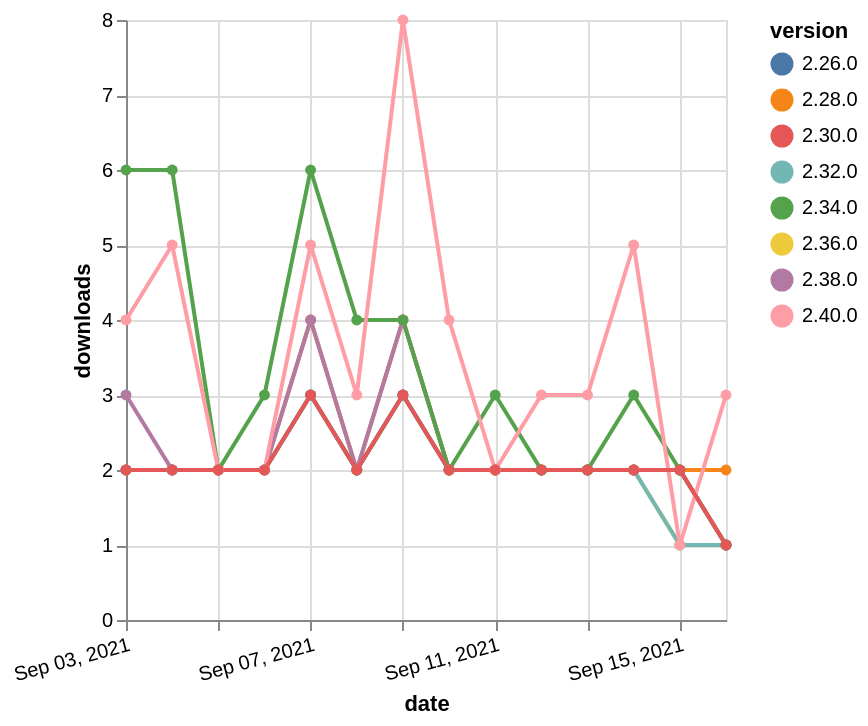

Describe this chart as a Vega-Lite specification.
### Vega-Lite specification from a JSON file in a GitHub repository (floating-point values rounded to 4 significant figures)
{"$schema": "https://vega.github.io/schema/vega-lite/v5.json", "description": "A simple bar chart with embedded data.", "data": {"values": [{"date": "2021-09-03", "total": 1058, "delta": 2, "version": "2.36.0"}, {"date": "2021-09-04", "total": 1060, "delta": 2, "version": "2.36.0"}, {"date": "2021-09-05", "total": 1062, "delta": 2, "version": "2.36.0"}, {"date": "2021-09-06", "total": 1064, "delta": 2, "version": "2.36.0"}, {"date": "2021-09-07", "total": 1067, "delta": 3, "version": "2.36.0"}, {"date": "2021-09-08", "total": 1069, "delta": 2, "version": "2.36.0"}, {"date": "2021-09-09", "total": 1072, "delta": 3, "version": "2.36.0"}, {"date": "2021-09-10", "total": 1074, "delta": 2, "version": "2.36.0"}, {"date": "2021-09-11", "total": 1076, "delta": 2, "version": "2.36.0"}, {"date": "2021-09-12", "total": 1078, "delta": 2, "version": "2.36.0"}, {"date": "2021-09-13", "total": 1080, "delta": 2, "version": "2.36.0"}, {"date": "2021-09-14", "total": 1082, "delta": 2, "version": "2.36.0"}, {"date": "2021-09-15", "total": 1083, "delta": 1, "version": "2.36.0"}, {"date": "2021-09-16", "total": 1084, "delta": 1, "version": "2.36.0"}, {"date": "2021-09-03", "total": 1699, "delta": 2, "version": "2.32.0"}, {"date": "2021-09-04", "total": 1701, "delta": 2, "version": "2.32.0"}, {"date": "2021-09-05", "total": 1703, "delta": 2, "version": "2.32.0"}, {"date": "2021-09-06", "total": 1705, "delta": 2, "version": "2.32.0"}, {"date": "2021-09-07", "total": 1708, "delta": 3, "version": "2.32.0"}, {"date": "2021-09-08", "total": 1710, "delta": 2, "version": "2.32.0"}, {"date": "2021-09-09", "total": 1713, "delta": 3, "version": "2.32.0"}, {"date": "2021-09-10", "total": 1715, "delta": 2, "version": "2.32.0"}, {"date": "2021-09-11", "total": 1717, "delta": 2, "version": "2.32.0"}, {"date": "2021-09-12", "total": 1719, "delta": 2, "version": "2.32.0"}, {"date": "2021-09-13", "total": 1721, "delta": 2, "version": "2.32.0"}, {"date": "2021-09-14", "total": 1723, "delta": 2, "version": "2.32.0"}, {"date": "2021-09-15", "total": 1724, "delta": 1, "version": "2.32.0"}, {"date": "2021-09-16", "total": 1725, "delta": 1, "version": "2.32.0"}, {"date": "2021-09-03", "total": 2603, "delta": 2, "version": "2.28.0"}, {"date": "2021-09-04", "total": 2605, "delta": 2, "version": "2.28.0"}, {"date": "2021-09-05", "total": 2607, "delta": 2, "version": "2.28.0"}, {"date": "2021-09-06", "total": 2609, "delta": 2, "version": "2.28.0"}, {"date": "2021-09-07", "total": 2613, "delta": 4, "version": "2.28.0"}, {"date": "2021-09-08", "total": 2615, "delta": 2, "version": "2.28.0"}, {"date": "2021-09-09", "total": 2619, "delta": 4, "version": "2.28.0"}, {"date": "2021-09-10", "total": 2621, "delta": 2, "version": "2.28.0"}, {"date": "2021-09-11", "total": 2623, "delta": 2, "version": "2.28.0"}, {"date": "2021-09-12", "total": 2625, "delta": 2, "version": "2.28.0"}, {"date": "2021-09-13", "total": 2627, "delta": 2, "version": "2.28.0"}, {"date": "2021-09-14", "total": 2629, "delta": 2, "version": "2.28.0"}, {"date": "2021-09-15", "total": 2631, "delta": 2, "version": "2.28.0"}, {"date": "2021-09-16", "total": 2633, "delta": 2, "version": "2.28.0"}, {"date": "2021-09-03", "total": 2417, "delta": 2, "version": "2.26.0"}, {"date": "2021-09-04", "total": 2419, "delta": 2, "version": "2.26.0"}, {"date": "2021-09-05", "total": 2421, "delta": 2, "version": "2.26.0"}, {"date": "2021-09-06", "total": 2423, "delta": 2, "version": "2.26.0"}, {"date": "2021-09-07", "total": 2426, "delta": 3, "version": "2.26.0"}, {"date": "2021-09-08", "total": 2428, "delta": 2, "version": "2.26.0"}, {"date": "2021-09-09", "total": 2431, "delta": 3, "version": "2.26.0"}, {"date": "2021-09-10", "total": 2433, "delta": 2, "version": "2.26.0"}, {"date": "2021-09-11", "total": 2435, "delta": 2, "version": "2.26.0"}, {"date": "2021-09-12", "total": 2437, "delta": 2, "version": "2.26.0"}, {"date": "2021-09-13", "total": 2439, "delta": 2, "version": "2.26.0"}, {"date": "2021-09-14", "total": 2441, "delta": 2, "version": "2.26.0"}, {"date": "2021-09-15", "total": 2443, "delta": 2, "version": "2.26.0"}, {"date": "2021-09-16", "total": 2444, "delta": 1, "version": "2.26.0"}, {"date": "2021-09-03", "total": 989, "delta": 3, "version": "2.38.0"}, {"date": "2021-09-04", "total": 991, "delta": 2, "version": "2.38.0"}, {"date": "2021-09-05", "total": 993, "delta": 2, "version": "2.38.0"}, {"date": "2021-09-06", "total": 995, "delta": 2, "version": "2.38.0"}, {"date": "2021-09-07", "total": 999, "delta": 4, "version": "2.38.0"}, {"date": "2021-09-08", "total": 1001, "delta": 2, "version": "2.38.0"}, {"date": "2021-09-09", "total": 1005, "delta": 4, "version": "2.38.0"}, {"date": "2021-09-10", "total": 1007, "delta": 2, "version": "2.38.0"}, {"date": "2021-09-11", "total": 1009, "delta": 2, "version": "2.38.0"}, {"date": "2021-09-12", "total": 1011, "delta": 2, "version": "2.38.0"}, {"date": "2021-09-13", "total": 1013, "delta": 2, "version": "2.38.0"}, {"date": "2021-09-14", "total": 1015, "delta": 2, "version": "2.38.0"}, {"date": "2021-09-15", "total": 1017, "delta": 2, "version": "2.38.0"}, {"date": "2021-09-16", "total": 1018, "delta": 1, "version": "2.38.0"}, {"date": "2021-09-03", "total": 2699, "delta": 6, "version": "2.34.0"}, {"date": "2021-09-04", "total": 2705, "delta": 6, "version": "2.34.0"}, {"date": "2021-09-05", "total": 2707, "delta": 2, "version": "2.34.0"}, {"date": "2021-09-06", "total": 2710, "delta": 3, "version": "2.34.0"}, {"date": "2021-09-07", "total": 2716, "delta": 6, "version": "2.34.0"}, {"date": "2021-09-08", "total": 2720, "delta": 4, "version": "2.34.0"}, {"date": "2021-09-09", "total": 2724, "delta": 4, "version": "2.34.0"}, {"date": "2021-09-10", "total": 2726, "delta": 2, "version": "2.34.0"}, {"date": "2021-09-11", "total": 2729, "delta": 3, "version": "2.34.0"}, {"date": "2021-09-12", "total": 2731, "delta": 2, "version": "2.34.0"}, {"date": "2021-09-13", "total": 2733, "delta": 2, "version": "2.34.0"}, {"date": "2021-09-14", "total": 2736, "delta": 3, "version": "2.34.0"}, {"date": "2021-09-15", "total": 2738, "delta": 2, "version": "2.34.0"}, {"date": "2021-09-16", "total": 2739, "delta": 1, "version": "2.34.0"}, {"date": "2021-09-03", "total": 304, "delta": 4, "version": "2.40.0"}, {"date": "2021-09-04", "total": 309, "delta": 5, "version": "2.40.0"}, {"date": "2021-09-05", "total": 311, "delta": 2, "version": "2.40.0"}, {"date": "2021-09-06", "total": 313, "delta": 2, "version": "2.40.0"}, {"date": "2021-09-07", "total": 318, "delta": 5, "version": "2.40.0"}, {"date": "2021-09-08", "total": 321, "delta": 3, "version": "2.40.0"}, {"date": "2021-09-09", "total": 329, "delta": 8, "version": "2.40.0"}, {"date": "2021-09-10", "total": 333, "delta": 4, "version": "2.40.0"}, {"date": "2021-09-11", "total": 335, "delta": 2, "version": "2.40.0"}, {"date": "2021-09-12", "total": 338, "delta": 3, "version": "2.40.0"}, {"date": "2021-09-13", "total": 341, "delta": 3, "version": "2.40.0"}, {"date": "2021-09-14", "total": 346, "delta": 5, "version": "2.40.0"}, {"date": "2021-09-15", "total": 347, "delta": 1, "version": "2.40.0"}, {"date": "2021-09-16", "total": 350, "delta": 3, "version": "2.40.0"}, {"date": "2021-09-03", "total": 2236, "delta": 2, "version": "2.30.0"}, {"date": "2021-09-04", "total": 2238, "delta": 2, "version": "2.30.0"}, {"date": "2021-09-05", "total": 2240, "delta": 2, "version": "2.30.0"}, {"date": "2021-09-06", "total": 2242, "delta": 2, "version": "2.30.0"}, {"date": "2021-09-07", "total": 2245, "delta": 3, "version": "2.30.0"}, {"date": "2021-09-08", "total": 2247, "delta": 2, "version": "2.30.0"}, {"date": "2021-09-09", "total": 2250, "delta": 3, "version": "2.30.0"}, {"date": "2021-09-10", "total": 2252, "delta": 2, "version": "2.30.0"}, {"date": "2021-09-11", "total": 2254, "delta": 2, "version": "2.30.0"}, {"date": "2021-09-12", "total": 2256, "delta": 2, "version": "2.30.0"}, {"date": "2021-09-13", "total": 2258, "delta": 2, "version": "2.30.0"}, {"date": "2021-09-14", "total": 2260, "delta": 2, "version": "2.30.0"}, {"date": "2021-09-15", "total": 2262, "delta": 2, "version": "2.30.0"}, {"date": "2021-09-16", "total": 2263, "delta": 1, "version": "2.30.0"}]}, "width": "container", "mark": {"type": "line", "point": {"filled": true}}, "encoding": {"x": {"field": "date", "type": "temporal", "timeUnit": "yearmonthdate", "title": "date", "axis": {"labelAngle": -15}}, "y": {"field": "delta", "type": "quantitative", "title": "downloads"}, "color": {"field": "version", "type": "nominal"}, "tooltip": {"field": "delta"}}}
